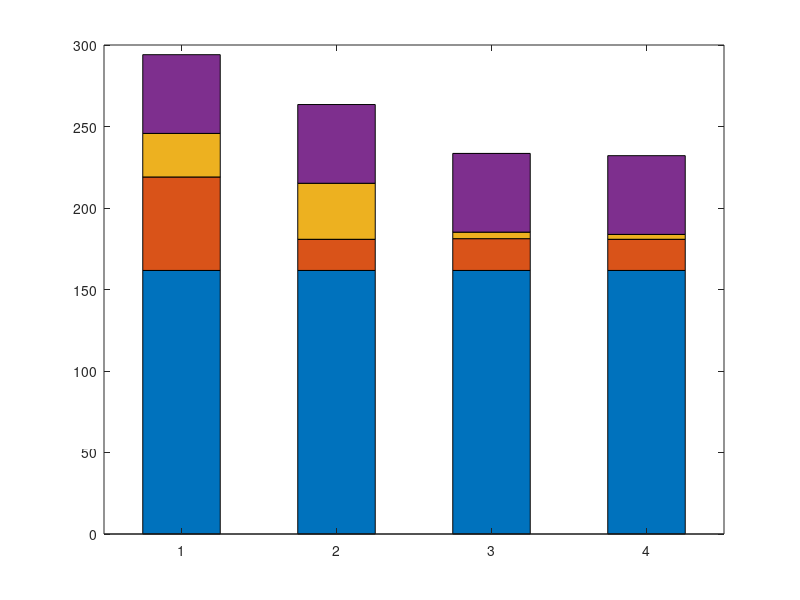

MATLAB code for this plot: (Note: this script raises an error after producing the figure.)
figure
P_core = [210*0.77 210*0.77 210*0.77 210*0.77];
P_Margin = [210*0.23 210*0.23 210*0.23 210*0.23]
P_PDN = [210*210*(0.65*0.002) 210*210*(0.65*0.002)/3 210*210*(0.65*0.002)/3*1.01*1.01 210*210*(0.65*0.002)/3];
P_VR = [(210 + 210*210*(0.65*0.002))*0.1 (210 + 210*210*(0.65*0.002)/3)*0.15 4 3];

P_total = P_core + P_Margin + P_PDN + P_VR



y = [P_core' P_PDN' P_VR' P_Margin'];
b = bar(y,0.5,'stacked');

b(1).FaceColor = [8 108 162]./255;
b(2).FaceColor = [194 24 24]./255;
b(3).FaceColor = [255 215 0]./255;
b(4).FaceColor = [128 26 26]./255;

legend('P_{Core}','P_{Voltage Margin}','P_{PDN}','P_{VR}','Location','NorthWest');
%_______________________________________________________________________%





set(gca, 'fontname', 'Arial');
set(gca, 'fontsize', 16);
set(gca, 'linewidth',1);
set(gca,'FontWeight','bold');

%stop using science count
y_formatstring = '%3.0f'; 
axis([0.5 4.5 0 300])




xl = xlabel('\bfGTX480');
yl = ylabel({'\bfNormalized Power Breakdown'});
set(xl,'fontsize',20);
set(yl,'fontsize',20,'Rotation',90);
set(xl, 'fontname', 'Arial');
set(yl, 'fontname', 'Arial');



set(gca,'xtick',[],'xticklabel',[])

%set(yl,'Position',get(yl,'Position') + [0 -1 0]);

text(1,-23,{'\fontsize{12}\bfOne Layer'; 'with off-chip VR'},'Color','k','HorizontalAlignment','Center', 'fontname', 'Arial','fontsize',12);
text(2,-23,{'\fontsize{12}\bfOne Layer';'with IVR'},'Color','k','HorizontalAlignment','Center', 'fontname', 'Arial','fontsize',12);
text(3,-23,{'\fontsize{12}\bfVoltageStacking';'Hardware'; 'Only'},'Color','k','HorizontalAlignment','Center', 'fontname', 'Arial','fontsize',12);
text(4,-23,{'\fontsize{12}\bfVoltageStacking';'Hardware'; 'Architecture'},'Color','k','HorizontalAlignment','Center', 'fontname', 'Arial','fontsize',12);